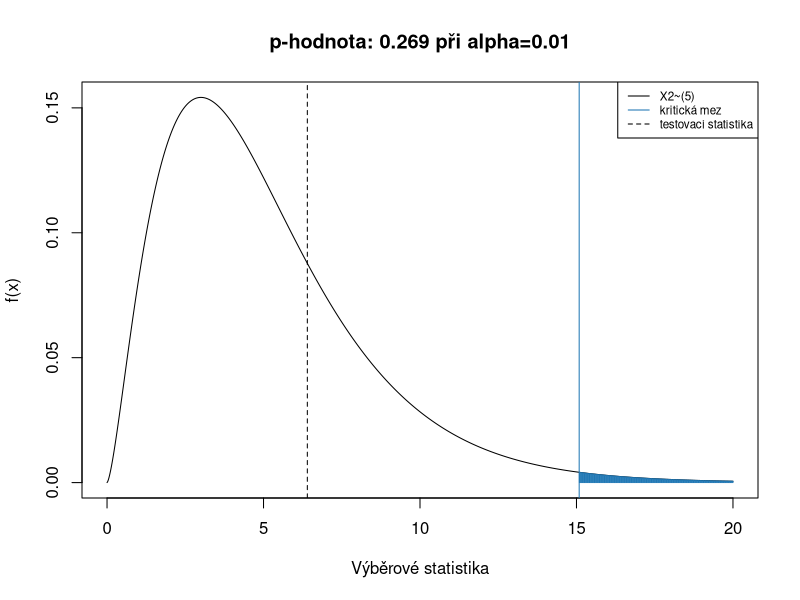
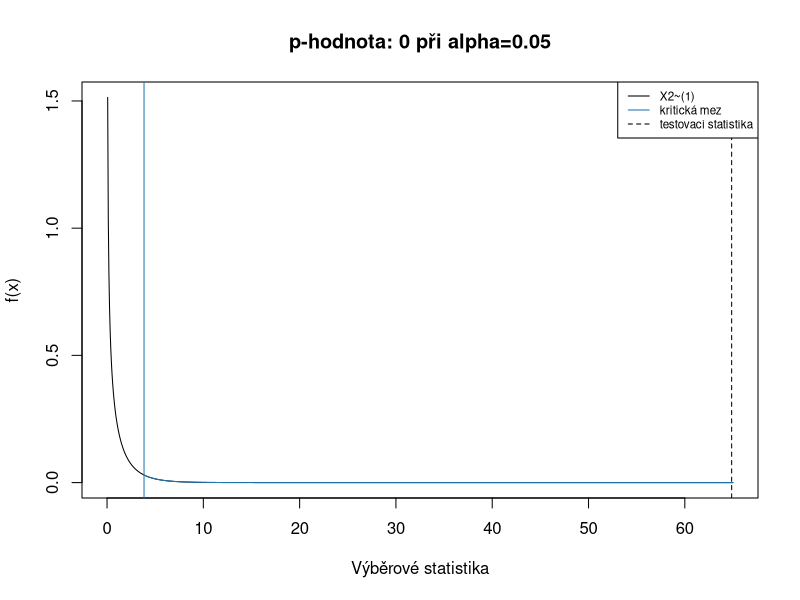

The R source for these figures, in order:
## ---- chunk 1
# nase hody
hody <- c(9, 12, 7, 5, 14, 13)
names(hody) <- 1:6
n <- sum(hody)
## ---- chunk 2
# p za predpokladu H0
p_0 <- rep(1 / 6)

# testovaci statistika
chi2 <- sum((hody - n * p_0)^2 / (n * p_0))
# stupne volnosti
s_v <- length(hody) - 1
alpha <- 0.01
kriticka_mez <- qchisq(1 - alpha, df = s_v)

# zobrazime
x <- seq(0, 20, length.out = 1000)
pdf <- dchisq(x, df = s_v)
p <- 1 - pchisq(chi2, df = s_v)


plot(x, pdf,
  xlab = "Výběrové statistika", ylab = "f(x)",
  main = paste0("p-hodnota: ", round(p, 3), " při alpha=", alpha),
  type = "l"
)
abline(v = kriticka_mez, col = "#1f77b4")
# oblast zamitnuti H0
lines(x[x>kriticka_mez], pdf[x>kriticka_mez], type = "h", col = "#1f77b4")
abline(v = chi2, lty = 2)

legend("topright",
  c(paste0("X2~(", s_v, ")"), "kritická mez", "testovací statistika"),
  col = c("black","#1f77b4", "black"),
  lty = c(1, 1, 2),
  cex = 0.7
)
## ---- chunk 3
chisq.test(x = hody, p = rep(p_0, 6))
## ---- chunk 4
# nacteme data
vaccine <- read.csv("../dats/vaccine.csv")
# pomoci xtabs muzeme vytvorit kontingencni tabulku
t_o <- xtabs(~ group + disease, data = vaccine)
knitr::kable(t_o)
## ---- chunk 5
# nyni vypocitame ocekavane cetnosti za predpokladu H0 (tedy nezavislosti mezi promennymi)
t_e <- t_o # zkopirujeme si t_o, abychom nemuseli vytvařet objekt o stejnem poctu radku a sloupcu
## vypocitame ocekavane cetnosti podle postupu popsanem v textu nahore
t_e[1, 1] <- sum(t_o[1, ]) * sum(t_o[, 1]) / sum(t_o)
t_e[1, 2] <- sum(t_o[1, ]) * sum(t_o[, 2]) / sum(t_o)
t_e[2, 1] <- sum(t_o[2, ]) * sum(t_o[, 1]) / sum(t_o)
t_e[2, 2] <- sum(t_o[2, ]) * sum(t_o[, 2]) / sum(t_o)
knitr::kable(t_e)
## ---- chunk 6
# vypocitame testovaci statistiku
chi2 <- sum((t_o - t_e)^2 / t_e)
s_v <- (nrow(t_e) - 1) * (ncol(t_e) - 1)
alpha <- 0.05
kriticka_mez <- qchisq(1 - alpha, df = s_v)

# vytvorime graf za predpokladu H0
x <- seq(0, 65, length.out = 1000)
pdf <- dchisq(x, df = s_v)
p <- 1 - pchisq(chi2, df = s_v)

plot(x, pdf,
  xlab = "Výběrové statistika", ylab = "f(x)",
  main = paste0("p-hodnota: ", round(p, 3), " při alpha=", alpha),
  type = "l"
)
abline(v = kriticka_mez, col = "#1f77b4")
# oblast zamitnuti H0
lines(x[x>kriticka_mez], pdf[x>kriticka_mez], col = "#1f77b4")
abline(v = chi2, lty = 2)

legend("topright",
  c(paste0("X2~(", s_v, ")"), "kritická mez", "testovací statistika"),
  col = c("black","#1f77b4", "black"),
  lty = c(1, 1, 2),
  cex = 0.7
)
## ---- chunk 7
chi2_test <- chisq.test(t_o, correct = FALSE)
# ocekavane cetnosti muzeme extraktovat pomoci chi2_test$expected
chi2_test
